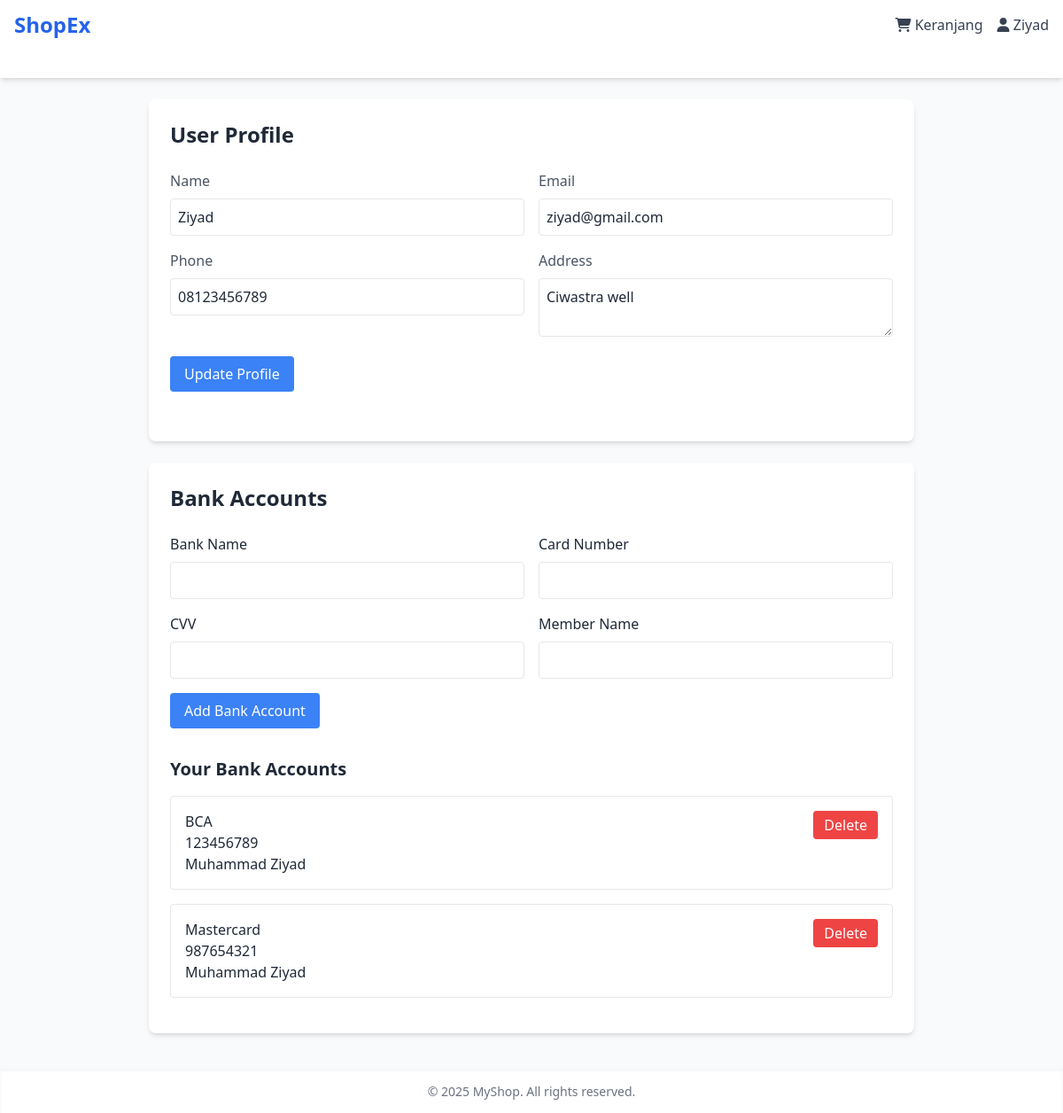
The page /frontend/profile.php (signed in) on the database its author committed.
### tables this page shows
CREATE TABLE IF NOT EXISTS `users` (
  `id` int NOT NULL AUTO_INCREMENT,
  `name` varchar(100) NOT NULL,
  `email` varchar(100) NOT NULL,
  `password` varchar(255) NOT NULL,
  `created_at` timestamp NULL DEFAULT CURRENT_TIMESTAMP,
  `address` varchar(512) NOT NULL,
  `phone` varchar(512) NOT NULL,
  PRIMARY KEY (`id`),
  UNIQUE KEY `email` (`email`)
);

### utils/crypto.php (called while the page is built, shortened)
<?php
function decryptData($encryptedData) {
    $decoded = base64_decode($encryptedData);
    $ivLength = openssl_cipher_iv_length(CIPHER_METHOD);
    $iv = substr($decoded, 0, $ivLength);
    $encrypted = substr($decoded, $ivLength);
    return openssl_decrypt($encrypted, CIPHER_METHOD, ENCRYPTION_KEY, 0, $iv);
}
?>

### frontend/profile.php (the view, shortened to what this page needs)
<?php
require_once '../backend/conn.php';
require_once '../utils/crypto.php';
$user_id = $_SESSION['user_id'];
$stmt = $conn->prepare("SELECT name, email, address, phone FROM users WHERE id = ?");
$stmt->bind_param("i", $user_id);
$stmt->execute();
$result = $stmt->get_result();
$user = $result->fetch_assoc();
$decryptedAddress = decryptData($user['address']);
$decryptedPhone = decryptData($user['phone']);
$stmt = $conn->prepare("SELECT * FROM bank WHERE user_id = ?");
$stmt->bind_param("i", $user_id);
$stmt->execute();
$bankResult = $stmt->get_result();
$bank = [];
while ($row = $bankResult->fetch_assoc()) {
    $row['bank_name'] = decryptData($row['bank_name']);
    $row['card_number'] = decryptData($row['card_number']);
    $row['cvv'] = decryptData($row['cvv']);
    $row['member_name'] = decryptData($row['member_name']);
    $bank[] = $row;
}
?>
<!DOCTYPE html>
<html lang="en">
<head>
    <script src="https://cdn.tailwindcss.com"></script>
    <link rel="stylesheet" href="https://cdnjs.cloudflare.com/ajax/libs/font-awesome/6.7.2/css/all.min.css" />
</head>
<body class="bg-gray-50 text-gray-800">
<?php include 'partials/header.php'; ?>
<main class="max-w-4xl mx-auto mt-6 px-4 mb-8">
    <div class="bg-white p-6 rounded-lg shadow-md mb-6">
        <h2 class="text-2xl font-bold mb-6">User Profile</h2>
        <form action="profile.php" method="POST" class="mb-8">
            <div class="grid grid-cols-2 gap-4">
                <div>
                    <label class="block text-gray-600 mb-2">Name</label>
                    <input type="text" name="name" value="<?= htmlspecialchars($user['name']) ?>"
                        class="w-full p-2 border rounded">
                </div>
                <div>
                    <label class="block text-gray-600 mb-2">Email</label>
                    <input type="email" name="email" value="<?= htmlspecialchars($user['email']) ?>"
                        class="w-full p-2 border rounded">
                </div>
                <div>
                    <label class="block text-gray-600 mb-2">Phone</label>
                    <input type="text" name="phone" value="<?= htmlspecialchars($decryptedPhone) ?>"
                        class="w-full p-2 border rounded">
                </div>
                <div>
                    <label class="block text-gray-600 mb-2">Address</label>
                    <textarea name="address" class="w-full p-2 border rounded"><?= htmlspecialchars($decryptedAddress) ?></textarea>
                </div>
            </div>
            <button type="submit" name="update_profile" class="mt-4 bg-blue-500 text-white px-4 py-2 rounded hover:bg-blue-600">
                Update Profile
            </button>
        </form>
    </div>
    <div class="bg-white p-6 rounded-lg shadow-md">
        <h2 class="text-2xl font-bold mb-6">Bank Accounts</h2>
        <form action="profile.php" method="POST" class="mb-8">
            <div class="grid grid-cols-2 gap-4">
                <div>
                    <label class="block mb-2">Bank Name</label>
                    <input type="text" name="bank_name" required class="w-full p-2 border rounded">
                </div>
                <div>
                    <label class="block mb-2">Card Number</label>
                    <input type="text" name="card_number" required class="w-full p-2 border rounded">
                </div>
                <div>
                    <label class="block mb-2">CVV</label>
                    <input type="text" name="cvv" required class="w-full p-2 border rounded">
                </div>
                <div>
                    <label class="block mb-2">Member Name</label>
                    <input type="text" name="member_name" required class="w-full p-2 border rounded">
                </div>
            </div>
            <button type="submit" class="mt-4 bg-blue-500 text-white px-4 py-2 rounded hover:bg-blue-600">
                Add Bank Account
            </button>
        </form>
        <div>
            <h3 class="text-xl font-semibold mb-4">Your Bank Accounts</h3>
            <?php foreach ($bank as $account): ?>
                <div class="border p-4 rounded mb-4">
                    <div class="flex justify-between items-start">
                        <div>
                            <p class="font-medium"><?= htmlspecialchars($account['bank_name']) ?></p>
                            <p><?= htmlspecialchars($account['card_number']) ?></p>
                            <p><?= htmlspecialchars($account['member_name']) ?></p>
                        </div>
                        <form action="profile.php" method="POST" class="inline">
                            <button type="submit" class="bg-red-500 text-white px-3 py-1 rounded hover:bg-red-600">
                                Delete
                            </button>
                        </form>
                    </div>
                </div>
            <?php endforeach; ?>
        </div>
    </div>
</main>
<?php include 'partials/footer.php'; ?>
</body>
</html>

### rows shown on the page
users: name "Ziyad", email "ziyad@gmail.com", phone "08123456789", address "Ciwastra well"

### other values the page prints
$_SESSION['name'] "Ziyad"
$account['bank_name'] "BCA"
$account['card_number'] "123456789"
$account['member_name'] "Muhammad Ziyad"
$account['bank_name'] "Mastercard"
$account['card_number'] "987654321"
